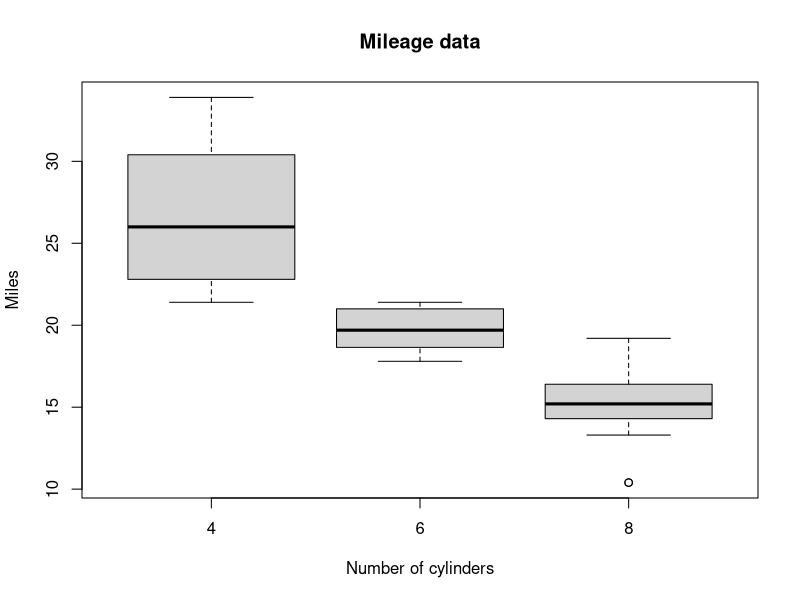

Generate this figure with R:
png(file = "boxplot.png")
boxplot(mpg~cyl,data=mtcars,xlab="Number of cylinders",ylab="Miles",main="Mileage data")
dev.off()
